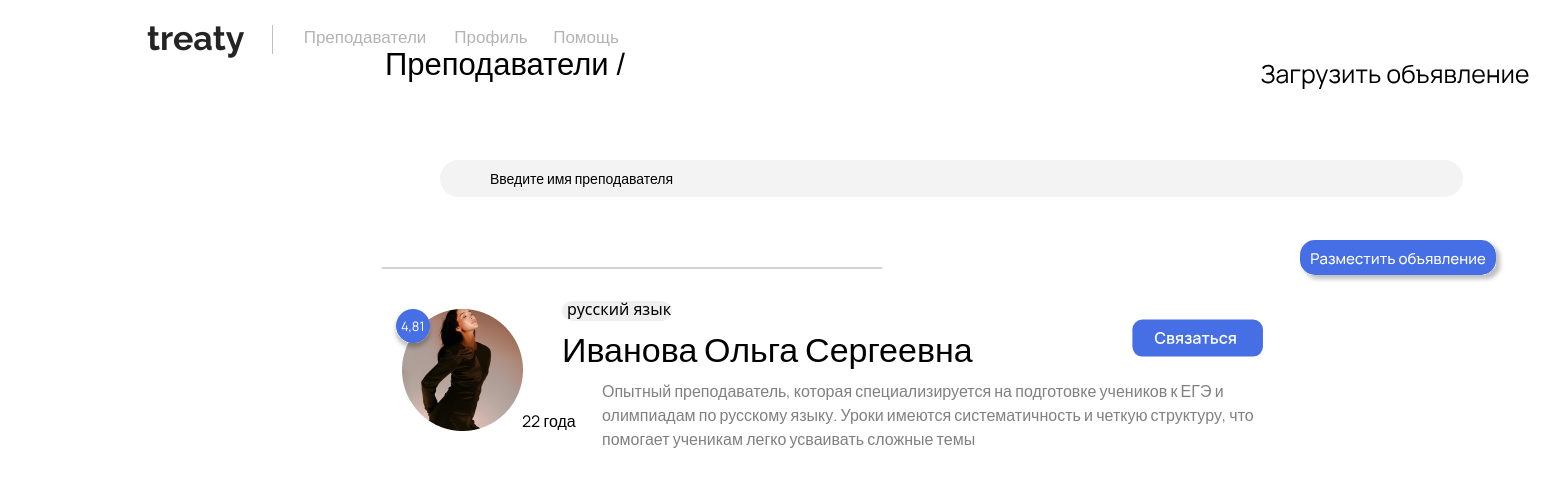
Screenshot of /catalog2/ with the database file from the repository.
### catalog2/models.py (models this page shows, shortened)
class Prepods(models.Model):
    title = models.CharField('ФИО', max_length=50)
    subject = models.CharField('Предмет', max_length=35)
    description = models.CharField('Описание', max_length=250)
    age = models.CharField('Возраст', max_length=8)
    date = models.DateTimeField('Дата публикации')
    rating = models.DecimalField('Рейтинг', max_digits=3, decimal_places=2)
    avatar = models.ImageField(upload_to='img/', verbose_name='Аватар')
    created_at = models.DateTimeField(auto_now=True)
    contact_link = models.URLField('Ссылка для связи', blank=True, null=True)
    is_approved = models.BooleanField('Одобрено', default=False)
    user = models.ForeignKey(get_user_model(), on_delete=models.CASCADE, verbose_name='Пользователь',
                             related_name='prepods')
    user = models.ForeignKey(User, on_delete=models.CASCADE, default=1)
    class Meta:
        verbose_name = 'объявление'
        verbose_name_plural = 'Каталоги'

### catalog2/views.py (the view, shortened to what this page needs)
# urls.py: path('', views.catalog2_home, name='catalog2_home'),
def catalog2_home(request):
    catalog2 = Prepods.objects.filter(is_approved=True)
    return render(request, 'catalog2/catalog2_home.html', {'catalog2': catalog2})

### catalog2/templates/catalog2/catalog2_home.html (shortened to what this page needs)
{% extends 'main/layout.html' %}
{% load static %}
{% block content %}
<img src="{% static 'main/img/upload.svg' %}" id="openModalBtn" class="upload-image-btn" style="cursor: pointer;">
<a href="/posts/"><img src="{% static 'main/img/addpost.svg' %}" class="addpostBtn" alt="post"></a>
<div class="container4">
    <p>Преподаватели /</p>
</div>
<div><input type="text" id="searchInput" placeholder="Введите имя преподавателя" class="searchM"
            onkeyup="filterSearch()"></div>
<div>
    <div id="resultsContainer">
        {% for el in catalog2 %}
        <div class="containerPrepods">
            <div class="alert">
                <div class="divider"></div>
                <h3 class="FIO">{{ el.title }}</h3>
                <p class="subject">{{ el.subject }}</p>
                <p class="desc">{{ el.description }}</p>
                <p class="age">{{ el.age }}</p>
                <p class="rating">{{ el.rating }}</p>
                <img src="{% static 'main/img/ratingEllipse.svg' %}" alt="rating" class="ratingEllipse">
                <img src="{% static 'main/img/subjectRec.svg' %}" alt="subjectRec" class="subjectRec">
                {% if el.contact_link %}
                <a href="{{ el.contact_link }}" target="_blank">
                    <img src="{% static 'main/img/button.svg' %}" alt="button" class="button">
                </a>
                {% else %}
                <p>Ссылка не указана</p>
                {% endif %}
                {% if el.avatar %}
                <img src="{{ el.avatar.url }}" alt="{{ el.title }}" style="max-width: 200px;" class="avatar">
                {% else %}
                <p>Нет изображения</p>
                {% endif %}
            </div>
        </div>
        {% endfor %}
    </div>
</div>
{% endblock %}

### main/static/main/css/main.css (style rules this page uses)
body { overflow-x: hidden; }
.containerPrepods { display: flex; flex-wrap: wrap; gap: 20px; margin-left: -105px; }
.divider { width: 500px; height: 2px; background-color: #d3d3d3; margin-bottom: 10px; margin-left: 100px; }
.alert { top: 250px; left: 370px; flex: 1 1 300px; margin: 0; }
.avatar { margin-top: 40px; display: block; margin-left: 120px; }
.FIO { position: absolute; margin-top: 50px; margin-left: 280px; color: black; font-size: 34px; font-family: 'Manrope', sans-serif; font-weight: 500; }
.desc { position: absolute; color: grey; font-family: 'Manrope', sans-serif; max-width: 700px; margin-top: 100px; margin-left: 320px; }
.ratingEllipse { position: absolute; margin-left: 110px; margin-top: 30px; }
.rating { position: absolute; color: white; font-family: 'Manrope', sans-serif; font-size: 13px; z-index: 1; margin-left: 119px; margin-top: 38px; }
.age { position: absolute; color: black; font-family: 'Manrope', sans-serif; margin-top: 130px; margin-left: 240px; }
.subject { position: absolute; color: black; margin-left: 285px; margin-top: 18px; z-index: 2; }
.subjectRec { position: absolute; margin-left: 280px; margin-top: 22px; z-index: 1; }
.button { position: absolute; margin-left: 850px; margin-top: 40px; }
.container4 { position: absolute; color: black; font-family: 'Manrope', sans-serif; font-weight: 400; margin-left: 385px; margin-top: 40px; font-size: 31px; }
.searchM { position: absolute; width: 1023px; height: 37px; border: none; background-color: #f3f3f3; margin-left: 440px; border-radius: 20px; margin-top: 160px; font-size: 14px; font-family: 'Manrope', sans-serif; color: black; padding-right: 20px; padding-left: 50px; }
.searchM::placeholder { position: absolute; color: black; margin-left: 0px; opacity: 1; transition: opacity 0.3s ease; }
.upload-image-btn { display: block; cursor: pointer; margin-left: 1250px; margin-top: 50px; position: absolute; }
.addpostBtn { position: absolute; margin-left: 1300px; margin-top: 240px; }

### main/static/main/css/reglog.css (style rules this page uses)
body { background-color: #ffffff !important; overflow-x: hidden; }

### rows the page displays
Prepods: title "Иванова Ольга Сергеевна", subject "русский язык", description "Опытный преподаватель, которая специализируется на подготовке учеников к ЕГЭ и олимпиадам по русскому языку. Уроки имеются систематичность и четкую структуру, что помогает ученикам легко усваивать сложные темы", age "22 года", rating "4,81", avatar (picture)
